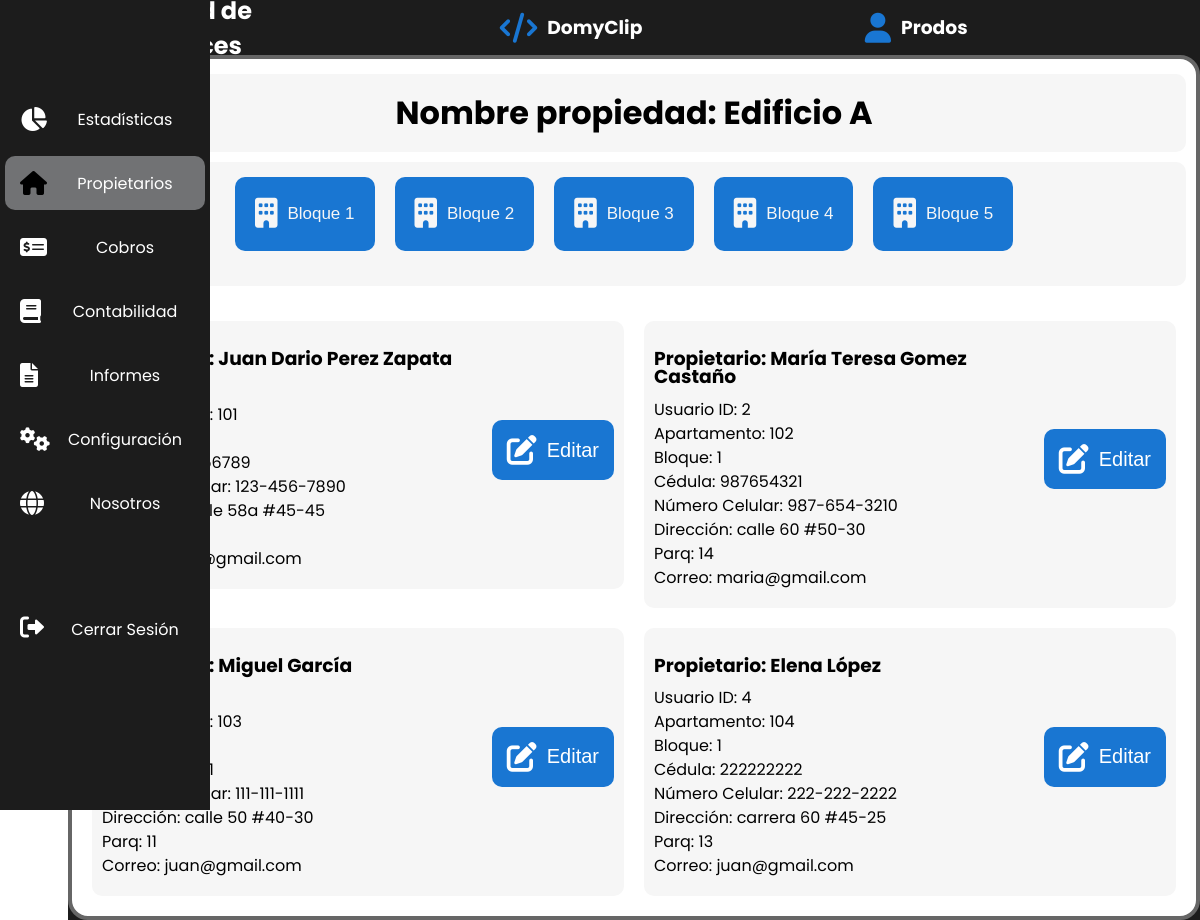
The app's page /propietarios/1/ (signed in) with its own data.
### tables this page shows
CREATE TABLE Edificios (
            ID INTEGER PRIMARY KEY AUTOINCREMENT,
            edificio_id INTEGER NOT NULL,
            usuario_id INTEGER NOT NULL,
            nombre TEXT NOT NULL,
            apartamentos INTEGER NOT NULL,
            direccion TEXT NOT NULL,
            nit TEXT NOT NULL,
            FOREIGN KEY (usuario_id) REFERENCES usuarios(usuario_id)
                   );

CREATE TABLE Propietarios (
            user_id INTEGER PRIMARY KEY AUTOINCREMENT,
            edificio_id INTEGER NOT NULL,
            apto TEXT,
            bloque TEXT NOT NULL,
            nombres TEXT NOT NULL,
            apellidos TEXT NOT NULL,
            parq TEXT,
            cedula TEXT NOT NULL,
            celular TEXT NOT NULL,
            direccion TEXT NOT NULL,
            correo TEXT,
            valoradmin INTERGER,
            valorparq INTERGER,
            cuotaextra INTERGER,
            FOREIGN KEY (edificio_id) REFERENCES edificios(edificio_id)
                   );

### app.py (the view)
@app.route('/propietarios/<int:edificio_id>/')
def propietarios(edificio_id):
    if 'username' in session:  # Verificar si el usuario ha iniciado sesión
        username = session['username']  # Obtener el nombre de usuario de la sesión
    else:
        return redirect('/login')
    nombre_edificio = obtener_nombre_edificio(edificio_id)
    bloques = obtener_bloques(edificio_id)  # Agregar esta línea para obtener los bloques
    propietarios_por_bloque = {}
    for bloque in bloques:
        propietarios_por_bloque[bloque] = obtener_propietarios_por_bloque(edificio_id, bloque)
    return render_template('propietarios.html', edificio_id=edificio_id, nombre_edificio=nombre_edificio,
                           username=username, bloques=bloques, propietarios_por_bloque=propietarios_por_bloque)

### app.py (called while the page is built)
def obtener_nombre_edificio(edificio_id):
    conn = sqlite3.connect(DATABASE)
    cursor = conn.cursor()
    cursor.execute("SELECT nombre FROM Edificios WHERE edificio_id = ?", (edificio_id,))
    nombre_edificio = cursor.fetchone()[0]
    conn.close()
    return nombre_edificio

def obtener_bloques(edificio_id):
    conn = sqlite3.connect(DATABASE)
    cursor = conn.cursor()
    cursor.execute("SELECT DISTINCT bloque FROM Propietarios WHERE edificio_id = ?", (edificio_id,))
    bloques = [row[0] for row in cursor.fetchall()]
    conn.close()
    return bloques

def obtener_propietarios_por_bloque(edificio_id, bloque):
    conn = sqlite3.connect(DATABASE)
    cursor = conn.cursor()
    cursor.execute("SELECT user_id, nombres, apellidos, apto, cedula, celular, direccion, parq, correo, valoradmin, valorparq, cuotaextra FROM Propietarios WHERE edificio_id = ? AND bloque = ?", (edificio_id, bloque))
    propietarios = cursor.fetchall()
    conn.close()
    return propietarios

### templates/propietarios.html (shortened to what this page needs)
<!DOCTYPE html>
<html lang="es">
<head>
    <link rel="stylesheet" href="https://cdnjs.cloudflare.com/ajax/libs/font-awesome/6.0.0/css/all.min.css"
 />
<link rel="stylesheet" href="{{ url_for('static', filename='Dashboard.css') }}">
<link rel="stylesheet" href="{{ url_for('static', filename='header_sidebar.css') }}">
</head>
<body>
    <header class="header">
        <div class="top-menu">
            <div class="Version">
                <h4>Dashboard de bienes raices</h4>
            </div>
            <div class="logo">
                <i class="fas fa-code"></i>
                <h3>DomyClip</h3>
            </div>
            <div class="icon">
                <i class="fas fa-user"></i>
                <h3>{{ session['username'] }}</h3>
            </div>
        </div>
    </header>
    <main class="main">
        <div class="circulo">
            <div class="titulo">
                <h1>Nombre propiedad: {{ nombre_edificio }}</h1>
            </div>
            <div class="propietarios-section">
                <div class="botones-bloque">
                    {% for bloque in bloques %}
                    <button class="bloque-btn" onclick="togglePropietarios({{ bloque }})">
                        <div class="icon-container">
                            <i class="fas fa-building"></i>
                        </div>
                        Bloque {{ bloque }}
                    </button>
                    {% endfor %}
                </div>
                {% for bloque, propietarios in propietarios_por_bloque.items() %}
                <div class="bloque" id="bloque{{ bloque }}" style="display: none;">
                    <div class="propietarios" id="propietarios{{ bloque }}">
                        <div class="row">
                            {% for propietario in propietarios %}
                            <div class="col-md-6">
                                <div class="prop">
                                    <div class="contenido">
                                        <div class="texto">
                                            <h3>Propietario: {{ propietario[1] }} {{ propietario[2] }}</h3>
                                            <p>Usuario ID: {{ propietario[0] }}</p>
                                            <p>Apartamento: {{ propietario[3] }}</p>
                                            <p>Bloque: {{ bloque }}</p>
                                            <p>Cédula: {{ propietario[4] }}</p>
                                            <p>Número Celular: {{ propietario[5] }}</p>
                                            <p>Dirección: {{ propietario[6] }}</p>
                                            <p>Parq: {{propietario[7] }}</p>
                                            <p>Correo: {{ propietario[8] }}</p>
                                        </div>
                                        <div class="cont_boton">
                                            <button class="boton" onclick="abrirModalEditarPropietario('{{ propietario[0] }}', '{{ propietario[1] }}', '{{ propietario[2] }}', '{{ propietario[3] }}', '{{ bloque }}', '{{ propietario[4] }}', '{{ propietario[5] }}', '{{ propietario[6] }}', '{{ propietario[7] }}', '{{ propietario[8] }}')">
                                                <i class="fas fa-edit"></i>
                                                Editar
                                            </button>
                                        </div>
                                    </div>
                                </div>
                            </div>
                            {% endfor %}
                        </div>
                    </div>
                </div>
                {% endfor %}
            </div>
        </div>
    </main>
    <section class="sidebar">
        <div class="menu">
            <a href="/estadisticas/{{ edificio_id }}" class="enlace">
                <i class="fas fa-chart-pie"></i>
                <span>Estadísticas</span>
            </a>
            <a href="" class="enlace activo">
                <i class="fas fa-home"></i>
                <span>Propietarios</span>
            </a>
            <a href="/pagos/{{ edificio_id }}" class="enlace">
                <i class="fas fa-money-check-alt"></i>
                <span>Cobros</span>
            </a>
            <a href="/contabilidad/{{ edificio_id }}" class="enlace">
                <i class="fas fa-book"></i>
                <span>Contabilidad</span>
            </a>
            <a href="/informes/{{ edificio_id }}" class="enlace">
                <i class="fas fa-file-alt"></i>
                <span>Informes</span>
            </a>
            <a href="/configuracion/{{ edificio_id }}" class="enlace">
                <i class="fas fa-cogs"></i>
                <span>Configuración</span>
            </a>
            <div class="enlace" onclick="webdomotycort()">
                <i class="fas fa-globe"></i>
                <span>Nosotros</span>
            </div>
            <div class="cerrar">
                <a href="{{ url_for('logout') }}">
                    <i class="fas fa-sign-out-alt"></i>
                    <span>Cerrar Sesión</span>
                </a>
            </div>
        </div>
    </section>
</body>
</html>

### static/Dashboard.css (style rules this page uses)
.main { background-color: #1c1c1c; grid-area: main; display: grid; }
.circulo { width: 100%; height: 100%; border-radius: 20px; background-color: #fff; border: 4px solid #666666; box-sizing: border-box; padding: 10px; }
.titulo h1 { display: flex; flex-wrap: wrap; justify-content: center; background-color: #f6f6f6; border-radius: 10px; padding: 15px; margin-top: 5px; margin-bottom: 5px; }
.propietarios-section { display: grid; gap: 20px; }
.botones-bloque { display: flex; flex-wrap: wrap; justify-content: center; background-color: #f6f6f6; border-radius: 10px; padding: 15px; margin-top: 5px; margin-bottom: 5px; }
.bloque-btn { background-color: #1976d2; color: #f6f6f6; font-size: 17px; border: none; border-radius: 10px; padding: 20px 20px; margin-bottom: 20px; margin-right: 20px; cursor: pointer; transition: background-color 0.3s ease-in-out; display: flex; align-items: center; }
.icon-container { margin-right: 10px; font-size: 30px; }
.prop { background-color: #f6f6f6; border-radius: 10px; padding: 10px; margin: 10px; }
.row { display: flex; flex-wrap: wrap; }
.col-md-6 { flex: 0 0 50%; max-width: 50%; }
.contenido { display: flex; align-items: center; }
.texto { flex: 80%; font-size: 16px; line-height: 1; overflow: auto; }
.texto p { line-height: 0.5; }
.cont_boton { flex: 20%; text-align: right; display: flex; align-items: center; justify-content: center; }
.cont_boton i { font-size: 30px; margin-right: 10px; }
.boton { background-color: #1976d2; color: white; border: none; border-radius: 10px; padding: 15px 15px; font-size: 20px; cursor: pointer; transition: color 0.3s ease-in-out; display: flex; align-items: center; justify-content: center; height: 100%; margin-bottom: 10px; }

### static/header_sidebar.css (style rules this page uses)
body { height: 100vh; display: grid; grid-template-columns: 68px 1fr; grid-template-rows: 55px 1fr; grid-template-areas: "side header" "side main"; margin: 0; font-family: "Poppins", sans-serif; }
.header { background-color: #1c1c1c; grid-area: header; display: flex; align-items: center; justify-content: center; padding: 10px; }
.top-menu { display: flex; align-items: center; justify-content: center; width: 100%; }
.header h3 { color: #ffffff; }
.logo, .Version, .icon { margin-right: 20%; display: flex; align-items: center; color: #ffffff; }
.logo i, .icon i { font-size: 30px; color: #1976d2; margin-right: 10px; }
.header h4 { color: #ffffff; font-size: 24px; font-weight: 700; }
.sidebar { width: 58px; height: 100vh; background: #1c1c1c; padding: 5px; transition: width 0.3s ease; grid-area: side; display: flex; flex-direction: column; justify-content: center; position: fixed; }
.menu { display: flex; flex-direction: column; }
.menu .enlace { width: 40%; transition: width 0.3s ease; padding: 15px; border-radius: 10px; display: flex; align-items: center; margin-bottom: 10px; cursor: pointer; font-size: 16px; color: #fff; text-decoration: none; position: relative; }
.menu .cerrar { width: 40%; transition: width 0.3s ease; padding: 15px; margin: 60px 0; border-radius: 10px; display: flex; align-items: center; cursor: pointer; font-size: 16px; color: #fff; text-decoration: none; position: relative; }
.menu .enlace i, .menu .cerrar i { margin-right: 15px; font-size: 24px; color: #fff; }
.menu .enlace span, .menu .cerrar span { margin-left: 20px; opacity: 0; position: absolute; top: 50%; left: 50%; transform: translate(-50%, -50%); white-space: nowrap; color: #fff; transition: opacity 0.3s ease, transform 0.3s ease; }
.menu .enlace.activo, .menu .cerrar.activo { background-color: #c3c5ca81; }
.menu .enlace.activo i, .menu .cerrar.activo i { color: #000000; }

### records on screen
Edificios: nombre "Edificio A"
Propietarios: nombres "Juan Dario", apellidos "Perez Zapata", apto "101", celular "123-456-7890", direccion "calle 58a #45-45", correo "juan@gmail.com"
Propietarios: nombres "María Teresa", apellidos "Gomez Castaño", user_id "2", apto "102", bloque "1", cedula "987654321", celular "987-654-3210", direccion "calle 60 #50-30", parq "14", correo "maria@gmail.com"
Propietarios: nombres "Miguel", apellidos "García", apto "103", celular "111-111-1111", direccion "calle 50 #40-30", parq "11", correo "juan@gmail.com"
Propietarios: nombres "Elena", apellidos "López", user_id "4", apto "104", bloque "1", cedula "222222222", celular "222-222-2222", direccion "carrera 60 #45-25", parq "13", correo "juan@gmail.com"

### other values on screen
{{ session['username'] }} "Prodos"
{{ bloque }} "1" "2" "3" "4" "5"
